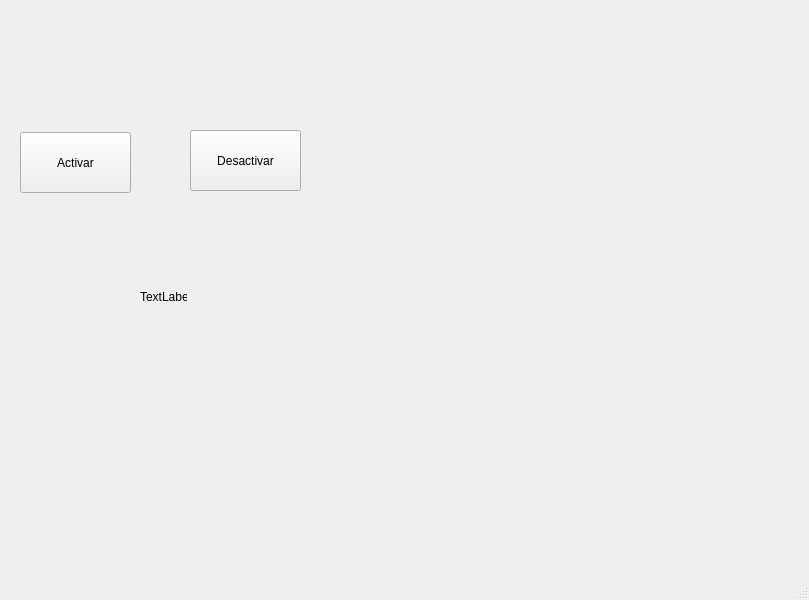
<?xml version="1.0" encoding="UTF-8"?>
<ui version="4.0">
 <class>MainWindow</class>
 <widget class="QMainWindow" name="MainWindow">
  <property name="geometry">
   <rect>
    <x>0</x>
    <y>0</y>
    <width>809</width>
    <height>600</height>
   </rect>
  </property>
  <property name="windowTitle">
   <string>MainWindow</string>
  </property>
  <widget class="QWidget" name="centralwidget">
   <widget class="QPushButton" name="btn_activar">
    <property name="geometry">
     <rect>
      <x>20</x>
      <y>132</y>
      <width>111</width>
      <height>61</height>
     </rect>
    </property>
    <property name="text">
     <string>Activar</string>
    </property>
   </widget>
   <widget class="QPushButton" name="btn_desactivar">
    <property name="geometry">
     <rect>
      <x>190</x>
      <y>130</y>
      <width>111</width>
      <height>61</height>
     </rect>
    </property>
    <property name="text">
     <string>Desactivar</string>
    </property>
   </widget>
   <widget class="QLabel" name="etiqueta">
    <property name="geometry">
     <rect>
      <x>140</x>
      <y>290</y>
      <width>47</width>
      <height>14</height>
     </rect>
    </property>
    <property name="text">
     <string>TextLabel</string>
    </property>
   </widget>
  </widget>
  <widget class="QMenuBar" name="menubar">
   <property name="geometry">
    <rect>
     <x>0</x>
     <y>0</y>
     <width>809</width>
     <height>22</height>
    </rect>
   </property>
  </widget>
  <widget class="QStatusBar" name="statusbar"/>
 </widget>
 <resources/>
 <connections/>
</ui>
